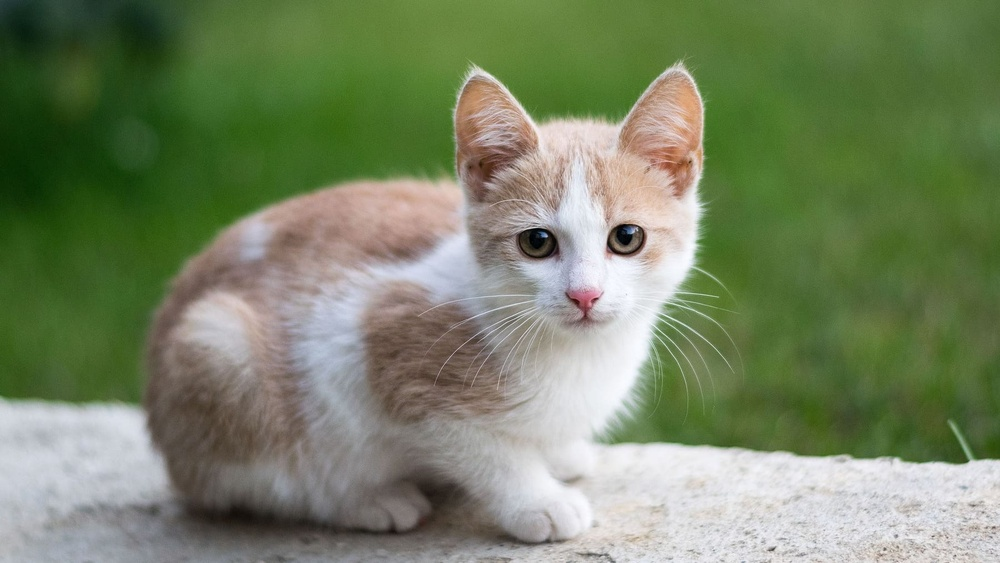
#> input picture 8/IA/EP1/project/EJERCICIOS/ia/rec_img/gato.jpg, 1000 x 563 px, shrunk from 1800 x 1013 before the run
$ python 5.py
#> lines starting #> are read from the running program, lines starting #| are printed output that depends on the picture
# Practica 5: desenfoque gaussiano
import cv2

if __name__ == '__main__':
    imagen = cv2.imread("gato.jpg")
#> imagen is the input picture: shape (563, 1000, 3); mean B, G, R 99.6, 131.3, 118.2
    imagen = cv2.cvtColor(imagen, cv2.COLOR_BGR2GRAY)
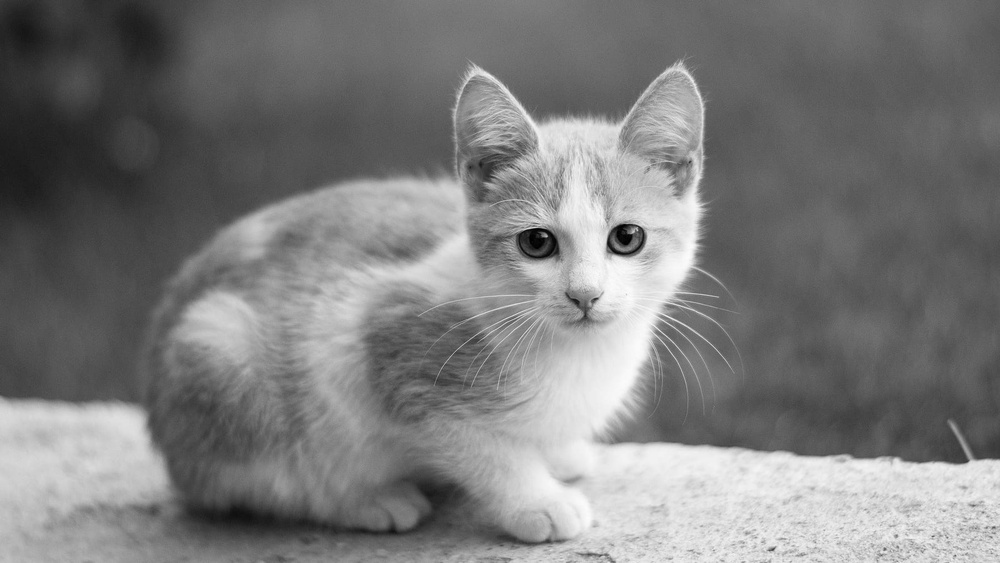
#> imagen: shape (563, 1000); min 0, max 253, mean 123.8
    cv2.imshow("imagen gato", imagen)

    cv2.waitKey(0)
    cv2.destroyAllWindows()
